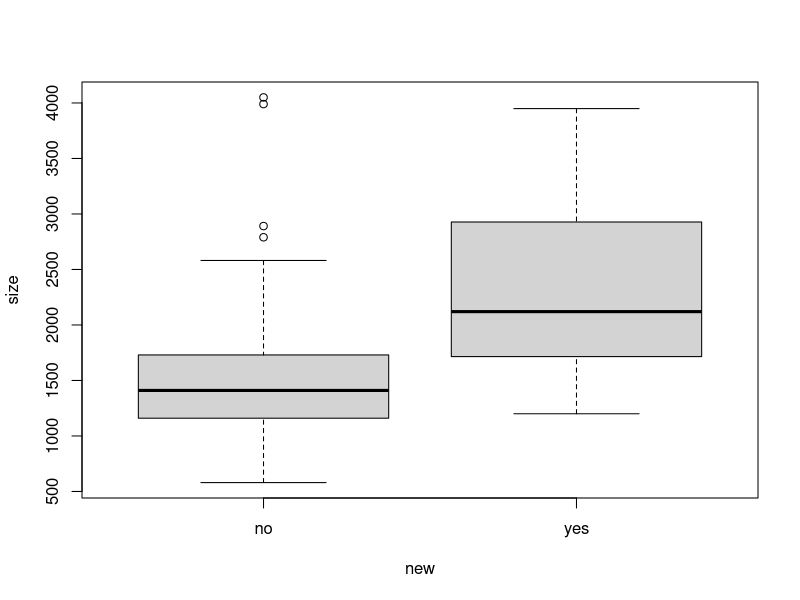
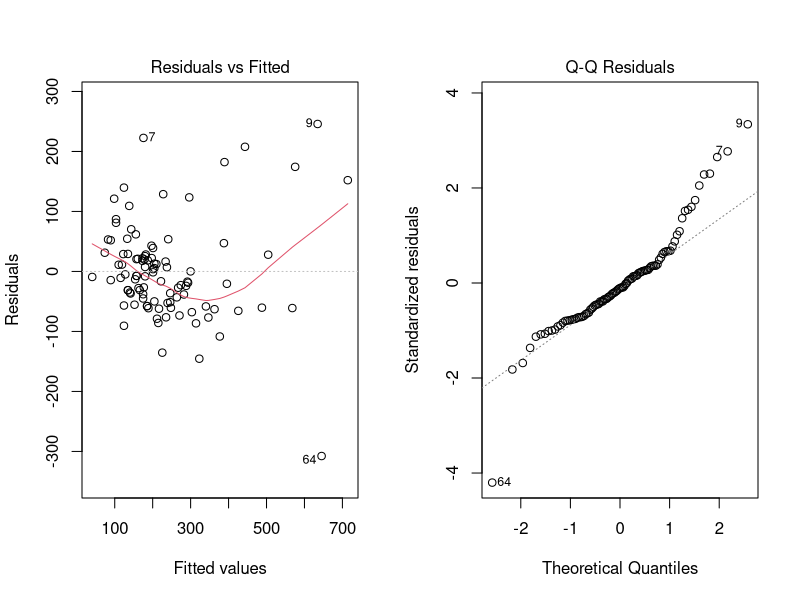
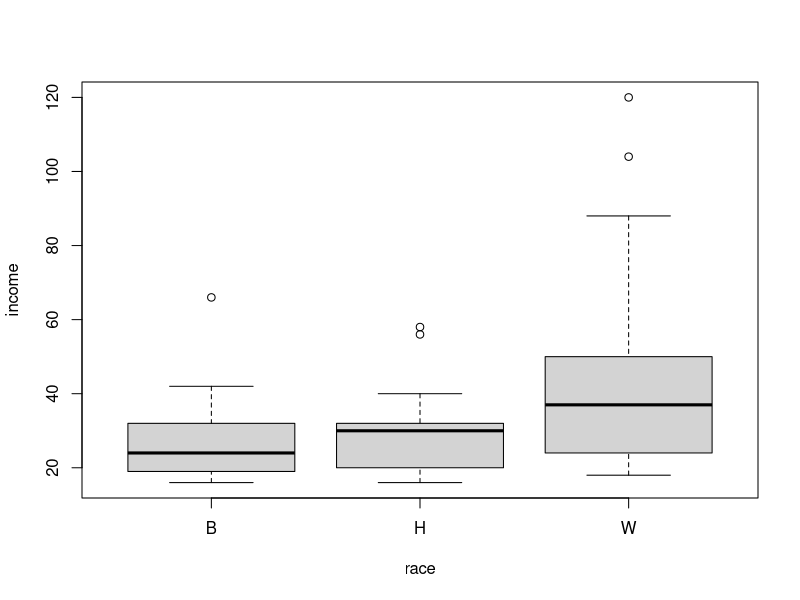
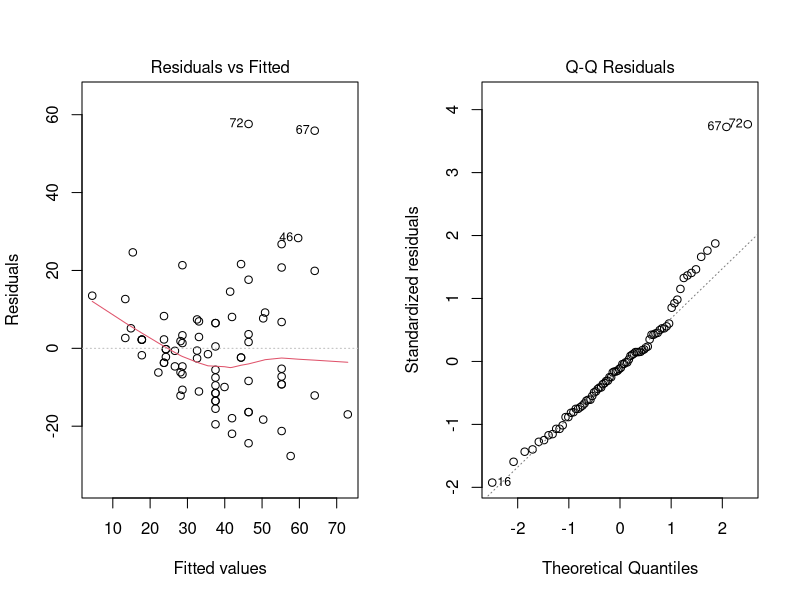

R code for these plots, in order:
## -----------------------------------------------------------------------------
Houses <- read.table("data/houses.csv", header = TRUE, sep = ",")

## -----------------------------------------------------------------------------
#| eval: false
# path <- "https://tommasorigon.github.io/EnvEcoStat/data/houses.csv"
# Houses <- read.table(path, header = TRUE, sep = ",")

## -----------------------------------------------------------------------------
Houses$new <- factor(Houses$new, levels = c(0, 1), labels = c("no", "yes"))

## -----------------------------------------------------------------------------
fit_new <- lm(price ~ new, data = Houses)
coef(fit_new)

## -----------------------------------------------------------------------------
price_no <- Houses$price[Houses$new == "no"]
price_yes <- Houses$price[Houses$new == "yes"]
mean(price_no)
mean(price_yes) - mean(price_no)

## -----------------------------------------------------------------------------
boxplot(size ~ new, data = Houses)

## -----------------------------------------------------------------------------
fit_size_new <- lm(price ~ size + new, data = Houses)
summary(fit_size_new)

## -----------------------------------------------------------------------------
par(mfrow = c(1, 2)) # Two plots side by side
plot(fit_size_new, which = 1:2)
par(mfrow = c(1, 1))

## -----------------------------------------------------------------------------
Income <- read.table("data/income.csv", header = TRUE, sep = ",")

## -----------------------------------------------------------------------------
#| eval: false
# path <- "https://tommasorigon.github.io/EnvEcoStat/data/income.csv"
# Income <- read.table(path, header = TRUE, sep = ",")

## -----------------------------------------------------------------------------
Income$race <- factor(Income$race)
table(Income$race)
boxplot(income ~ race, data = Income)

## -----------------------------------------------------------------------------
fit_race <- lm(income ~ race, data = Income)
summary(fit_race)

## -----------------------------------------------------------------------------
income_B <- Income$income[Income$race == "B"]
income_H <- Income$income[Income$race == "H"]
income_W <- Income$income[Income$race == "W"]
c(mean(income_B), mean(income_H), mean(income_W))
c(mean(income_H) - mean(income_B), mean(income_W) - mean(income_B))

## -----------------------------------------------------------------------------
anova(fit_race)

## -----------------------------------------------------------------------------
fit_race_edu <- lm(income ~ race + education, data = Income)
summary(fit_race_edu)

## -----------------------------------------------------------------------------
par(mfrow = c(1, 2))
plot(fit_race_edu, which = 1:2)
par(mfrow = c(1, 1))
